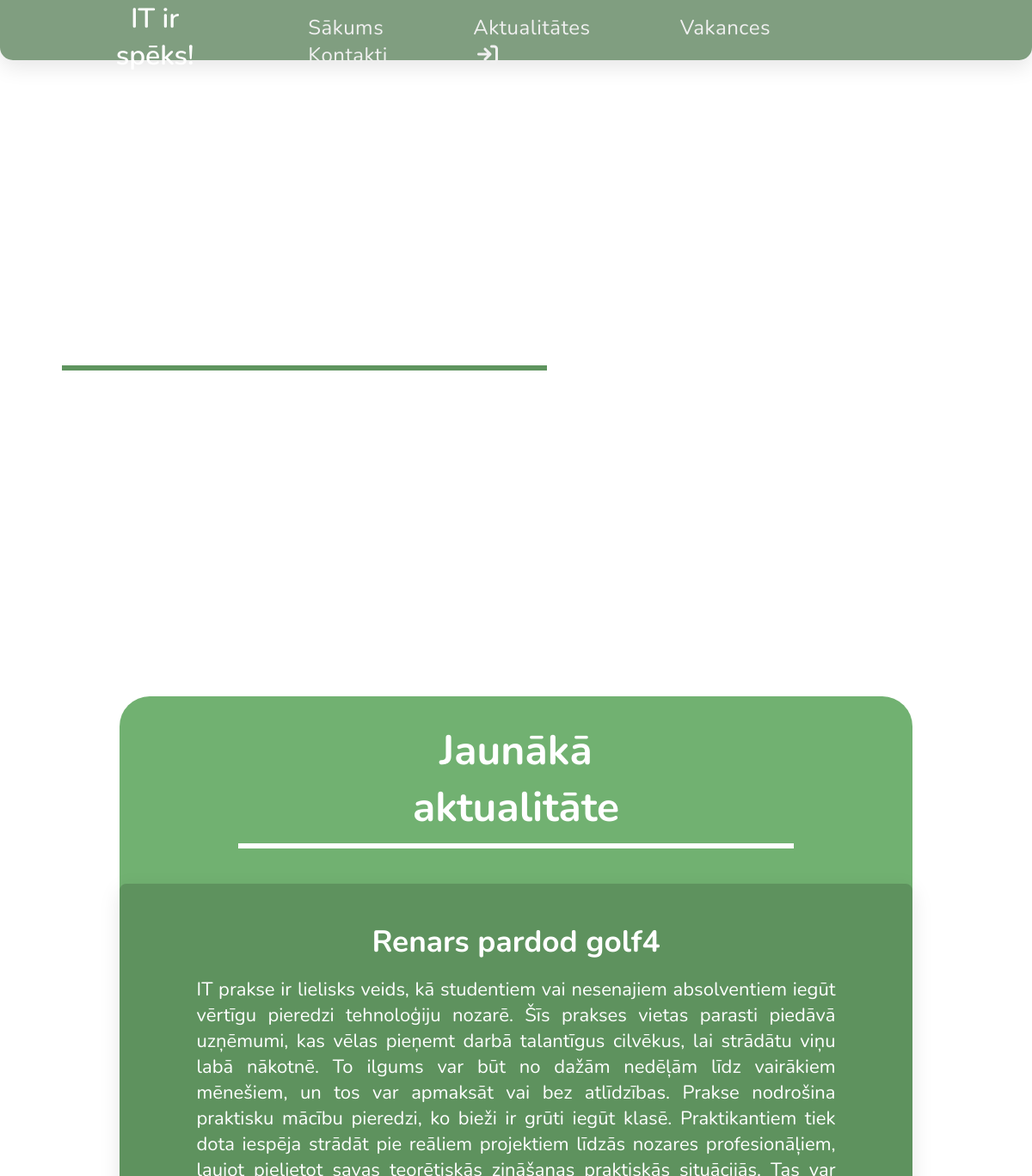
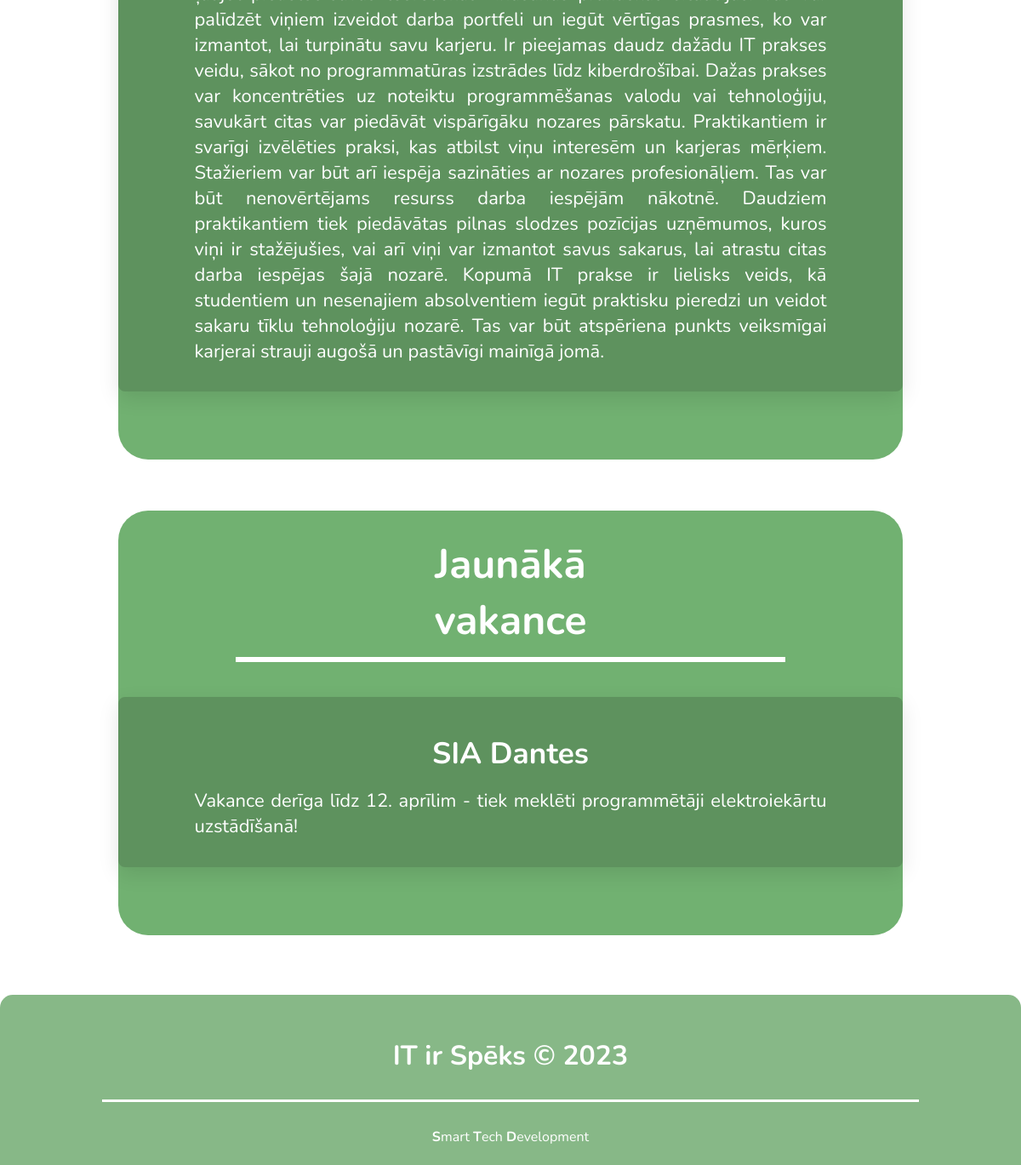
The page / on the database its author committed (2 pictures, top to bottom).
### tables this page shows
CREATE TABLE `aktualitates` (
  `aktualitate_id` int(11) NOT NULL,
  `virsraksts` varchar(255) DEFAULT NULL,
  `apraksts` text DEFAULT NULL,
  `autors` varchar(50) DEFAULT NULL,
  `datums` date DEFAULT NULL,
  `id_lietotajs` int(11) NOT NULL
);

CREATE TABLE `vakances` (
  `vakance_id` int(11) NOT NULL,
  `virsraksts` varchar(255) DEFAULT NULL,
  `apraksts` longtext DEFAULT NULL,
  `kontakti` varchar(60) DEFAULT NULL,
  `datums` date DEFAULT NULL,
  `id_lietotajs` int(11) DEFAULT NULL
);

### index.php (the view)
<?php
    require "header.php";
?>
<div class="home">
    <h1><span class="auto-type"></span></h1>
    <hr>
</div>
<div class="box-container">
    <?php
    require("connect_db.php");
    $HomeaktualitateQuery = "SELECT * from aktualitates order by aktualitate_id desc limit 1";
    $HomeatlasaAktualitates = mysqli_query($savienojums, $HomeaktualitateQuery);
    $akt_virsraksts="";
    $akt_apraksts="";
    if(mysqli_num_rows($HomeatlasaAktualitates)==1 ){
    while($ieraksts = mysqli_fetch_assoc($HomeatlasaAktualitates)){
        $aktID=$ieraksts['aktualitate_id'];
        $akt_virsraksts = $ieraksts['virsraksts'];
        $akt_apraksts = $ieraksts['apraksts'];
        }
    }else{
        echo "Izveidojusies kļūda";
    }
        echo "<div class='box'>
                <h2>Jaunākā aktualitāte</h2>
                <hr>
                <a><form action='aktualitate.php' method='post'>
                <button type='submit' name='latestAktualitate' class='btn2' value=$aktID>
                <h3 id='head3'>$akt_virsraksts</h3>
                <p>$akt_apraksts</p>
                </button>
                </form></a>
            </div>";
    $HomevakanceQuery = "SELECT * from vakances order by vakance_id desc limit 1";
    $HomeatlasaVakances = mysqli_query($savienojums, $HomevakanceQuery);
    $vakID="";
    $vak_virsraksts="";
    $vak_apraksts="";
    if(mysqli_num_rows($HomeatlasaVakances)==1 ){
    while($ieraksts = mysqli_fetch_assoc($HomeatlasaVakances)){
        $vakID=$ieraksts['vakance_id'];
        $vak_virsraksts = $ieraksts['virsraksts'];
        $vak_apraksts = $ieraksts['apraksts'];
        }
    }else{
        echo "Izveidojusies kļūda";
    }
    echo "<div class='box'>
        <h2>Jaunākā vakance</h2>
        <hr>
        <form action='vakance.php' method='post'>
<button type='submit' name='latestVakance' class='btn2' value=$vakID>
        <a><h3 id='head3'>$vak_virsraksts</h3></a>
         <p>$vak_apraksts</p>
        </button>
 </form>
            </div>";
            ?>
</div>
<?php include "footer.php"; ?>

### style.css (style rules this page uses)
* { font-family: 'Nunito', sans-serif; margin:0; padding:0; box-sizing: border-box; outline: none; border:none; text-decoration: none; }
.btn2 { margin-top: 1rem; margin-bottom: 5rem; display: inline-block; padding:.8rem 3rem; font-size: 1.7rem; cursor: pointer; color:#fff; background: rgb(94, 146, 94); border-radius: 0.5rem; box-shadow: 0 .5rem 1.5rem rgba(0,0,0,.1); }
.box p { position: relative; margin: 2% auto 20px auto; max-width: 90%; text-align: center; font-size: 22px; color: white; }
body::after { content: ""; width: 100%; height: 100%; background: url(images/03.jpg); filter: blur(3px); -webkit-filter: blur(6px); opacity: 0.4; top: 0; left: 0; bottom: 0; right: 0; z-index: -1; position: fixed; image-rendering: -webkit-optimize-contrast; background-repeat: no-repeat; background-size: cover; }
.home { margin:22% 0; }
.home h1 { position: sticky; font-size: 6rem; color: rgb(255, 255, 255); font-family: "Dancing Script"; margin-left: 9%; font-style: italic; }
hr { border: 0; clear:both; display:block; width: 47%; margin: 30px 0 0 6%; background-color: rgb(94, 148, 94); height: 6px; text-shadow: -1px -1px 0 #000, 1px -1px 0 #000, -1px 1px 0 #000, 1px 1px 0 #000; }
.box-container { display: flex; flex-direction: column; flex-wrap: wrap; width: 80%; height: 100%; background-color: rgba(255,255,255,0.7); border-radius: 15px; margin: 85px auto auto auto; top:0px; left:0px; right:0px; bottom:0px; z-index: 0; }
.box { background-color: rgb(113, 177, 113); height: 100%; width: 96%; text-align: center; border-radius: 35px; margin: 30px auto; color: white; }
.box h2 { color: white; left:0; right:0; margin-left: auto; margin-right: auto; margin-top: 30px; position: relative; width: 40%; max-width: 80%; text-align: center; font-size: 3rem; }
.box h3 { color: white; left:0; right:0; margin-left: auto; margin-right: auto; margin-top: 30px; position: relative; max-width: 80%; text-align: center; font-size: 2.2rem; }
.box #head3:after { content: ""; position: absolute; background-color: #e6e2e2; height: 3px; width: 0; left: 0; bottom: -10px; transition: 0.3s; }
.box hr { position: relative; margin: 1% auto 25px auto; background-color: white; width: 70%; }
.box p { position: relative; margin: 2% auto 20px auto; max-width: 90%; text-align: justify; font-size: 22px; color: white; }

### rows shown on the page
aktualitates: virsraksts "Renars pardod golf4", apraksts "IT prakse ir lielisks veids, kā studentiem vai nesenajiem absolventiem iegūt vērtīgu pieredzi tehnoloģiju nozarē. Šīs prakses vietas parasti piedāvā uzņēmumi, kas vēlas pieņemt darbā talantīgus cilvēkus, lai strādātu viņu labā nākotnē. To ilgums var būt no dažām nedēļām līdz vairākiem mēnešiem, un tos var apmaksāt vai bez atlīdzības. Prakse nodrošina praktisku mācību pieredzi, ko bieži ir grūti iegūt klasē. Praktikantiem tiek dota iespēja strādāt pie reāliem projektiem līdzās nozares profesionāļiem, ļaujot pielietot savas teorētiskās zināšanas praktiskās situācijās. Tas var palīdzēt viņiem izveidot darba portfeli un iegūt vērtīgas prasmes, ko var izmantot, lai turpinātu savu karjeru. Ir…"
vakances: virsraksts "SIA Dantes", apraksts "Vakance derīga līdz 12. aprīlim - tiek meklēti programmētāji elektroiekārtu uzstādīšanā!"
